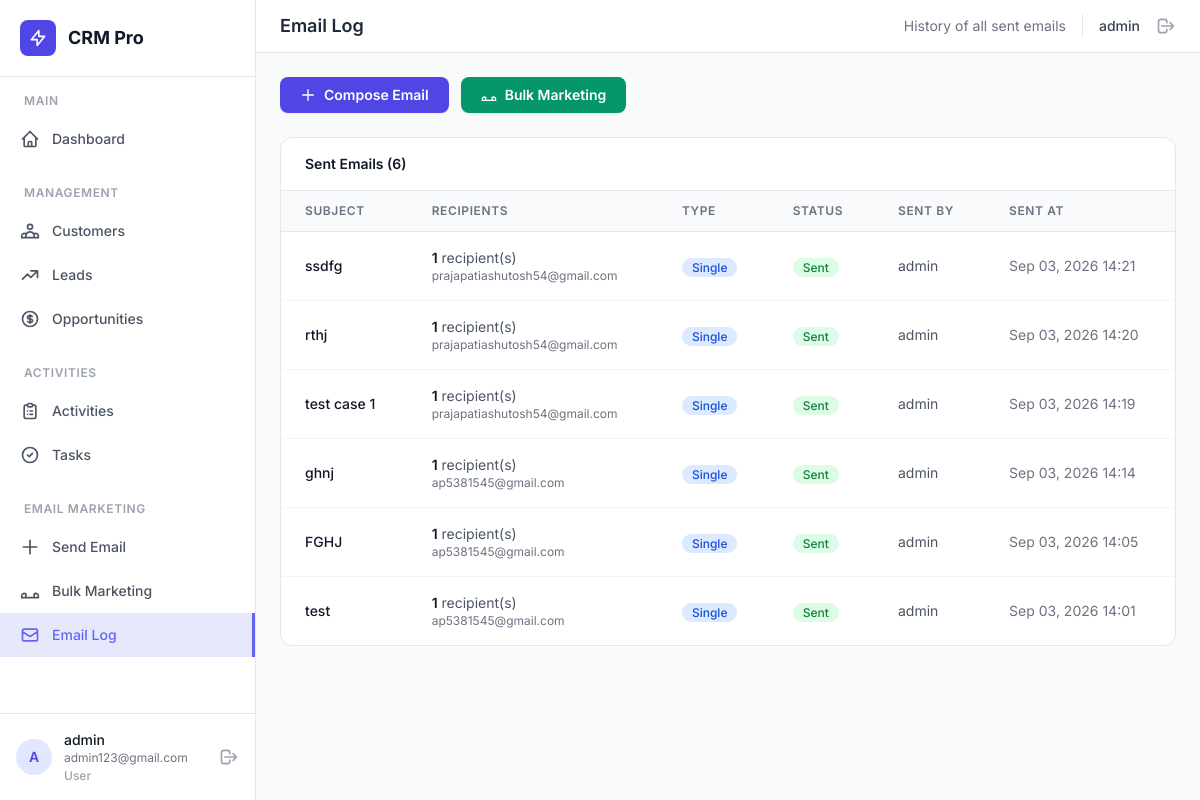
Page /crm/email/log/ (signed in) on the earlier database version.
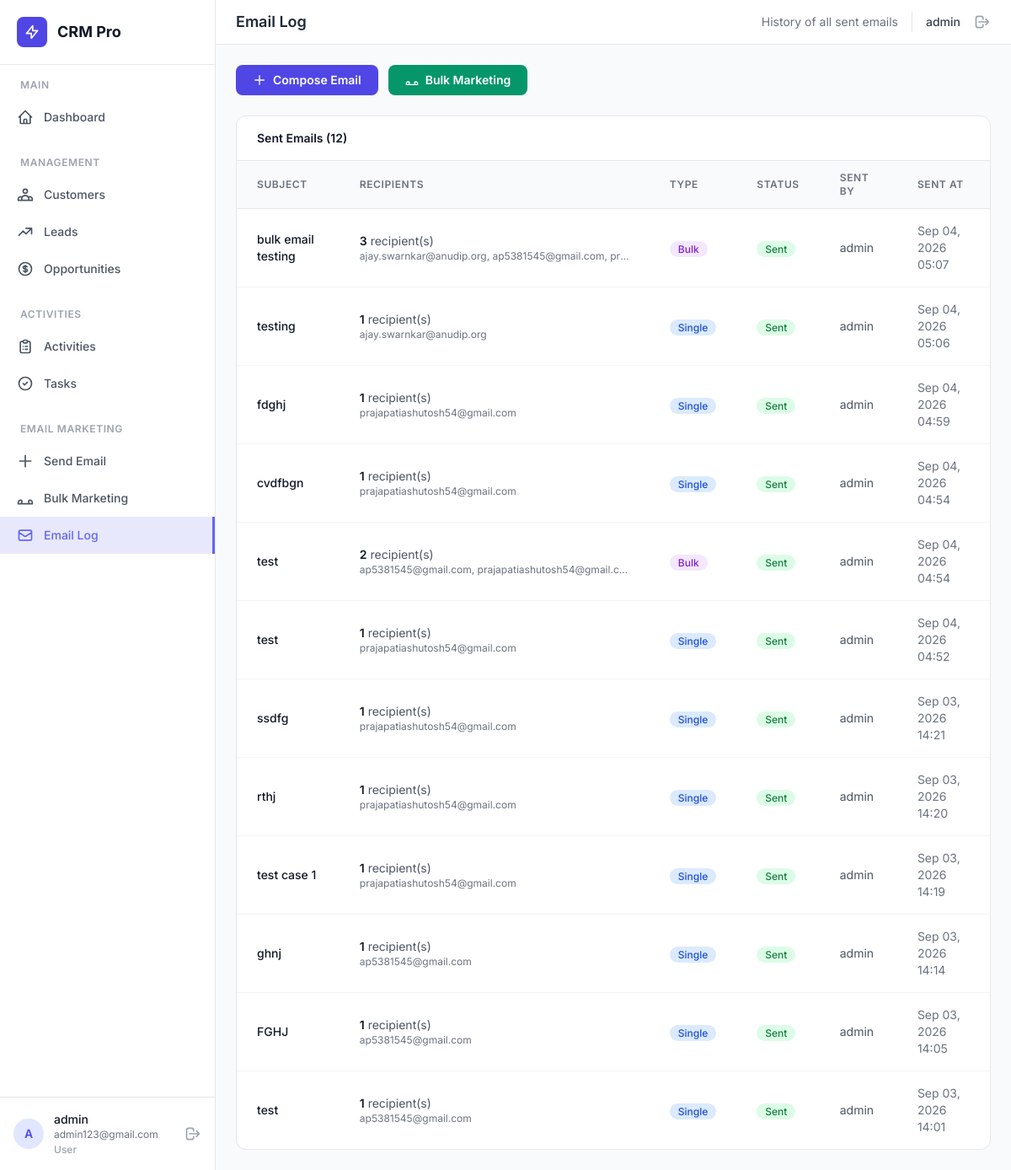
Same page on the later database version.
### user/models.py (models this page shows, shortened)
class User(models.Model):
    id = models.AutoField(primary_key=True)
    user_name = models.CharField(max_length=100, unique=True)
    password = models.CharField(max_length=256)
    email = models.EmailField(unique=True)
    is_active = models.BooleanField(default=True)
    is_admin = models.BooleanField(default=False)
    created_at = models.DateTimeField(auto_now_add=True)

class EmailLog(models.Model):
    id = models.AutoField(primary_key=True)
    subject = models.CharField(max_length=200)
    body = models.TextField()
    recipient_emails = models.TextField()
    recipient_count = models.PositiveIntegerField(default=0)
    sent_by = models.ForeignKey(
        User, on_delete=models.SET_NULL, null=True, blank=True
    )
    is_bulk = models.BooleanField(default=False)
    status = models.CharField(
        max_length=20,
        choices=[("Sent", "Sent"), ("Failed", "Failed")],
        default="Sent",
    )
    sent_at = models.DateTimeField(auto_now_add=True)

### user/views.py (the view)
# urls.py: path("email/log/", views.email_log, name="email_log"),
def email_log(request):
    current_user = _require_login(request)
    if not current_user:
        return redirect("login")
    logs = EmailLog.objects.all().order_by("-sent_at")
    if not current_user.is_admin:
        logs = logs.filter(sent_by=current_user)
    context = {
        "logs": logs,
        "current_user": current_user,
    }
    return render(request, "user/email_log.html", context)

### user/views.py (called while the page is built)
def _require_login(request):
    user_id = request.session.get("user_id")
    if not user_id:
        return None
    try:
        return User.objects.get(id=user_id)
    except User.DoesNotExist:
        return None

### user/templates/user/email_log.html (shortened to what this page needs)
{% extends "base.html" %}
{% load static %}
{% block page_title %}Email Log{% endblock %}
{% block page_subtitle %}History of all sent emails{% endblock %}
{% block content %}
<div class="flex flex-wrap gap-3 mb-6">
    <a href="{% url 'email_compose' %}" class="inline-flex items-center gap-2 bg-indigo-600 text-white px-5 py-2 rounded-lg text-sm font-semibold hover:bg-indigo-700 transition-colors shadow-sm">
        <svg class="w-4 h-4" fill="none" stroke="currentColor" viewBox="0 0 24 24"><path stroke-linecap="round" stroke-linejoin="round" stroke-width="2" d="M12 4v16m8-8H4"/></svg>
        Compose Email
    </a>
    <a href="{% url 'email_bulk' %}" class="inline-flex items-center gap-2 bg-emerald-600 text-white px-5 py-2 rounded-lg text-sm font-semibold hover:bg-emerald-700 transition-colors shadow-sm">
        <svg class="w-4 h-4" fill="none" stroke="currentColor" viewBox="0 0 24 24"><path stroke-linecap="round" stroke-linejoin="round" stroke-width="2" d="M17 20h5v-2a3 3 0 00-5.356-1.857M17 20H7m10 0v-2c0-.656-.126-1.283-.356-1.857M7 20H2v-2a3 3 0 015.356-1.857M7 20v-2c0-.656.126-1.283.356-1.857"/></svg>
        Bulk Marketing
    </a>
</div>
<div class="bg-white rounded-xl border border-gray-200 overflow-hidden">
    <div class="px-6 py-4 border-b border-gray-200">
        <h3 class="text-sm font-semibold text-gray-900">Sent Emails ({{ logs|length }})</h3>
    </div>
    <div class="overflow-x-auto">
        <table class="w-full">
            <thead class="bg-gray-50 border-b border-gray-200">
                <tr>
                    <th class="px-6 py-3 text-left text-xs font-semibold text-gray-500 uppercase tracking-wider">Subject</th>
                    <th class="px-6 py-3 text-left text-xs font-semibold text-gray-500 uppercase tracking-wider">Recipients</th>
                    <th class="px-6 py-3 text-left text-xs font-semibold text-gray-500 uppercase tracking-wider">Type</th>
                    <th class="px-6 py-3 text-left text-xs font-semibold text-gray-500 uppercase tracking-wider">Status</th>
                    <th class="px-6 py-3 text-left text-xs font-semibold text-gray-500 uppercase tracking-wider">Sent By</th>
                    <th class="px-6 py-3 text-left text-xs font-semibold text-gray-500 uppercase tracking-wider">Sent At</th>
                </tr>
            </thead>
            <tbody class="divide-y divide-gray-100">
                {% for log in logs %}
                <tr class="hover:bg-gray-50 transition-colors">
                    <td class="px-6 py-4 text-sm font-medium text-gray-900">{{ log.subject }}</td>
                    <td class="px-6 py-4 text-sm text-gray-600">
                        <span class="font-semibold text-gray-900">{{ log.recipient_count }}</span> recipient(s)
                        <p class="text-xs text-gray-500 max-w-xs truncate">{{ log.recipient_emails }}</p>
                    </td>
                    <td class="px-6 py-4">
                        <span class="px-2.5 py-0.5 text-xs font-medium rounded-full {% if log.is_bulk %}bg-purple-100 text-purple-700{% else %}bg-blue-100 text-blue-700{% endif %}">
                            {% if log.is_bulk %}Bulk{% else %}Single{% endif %}
                        </span>
                    </td>
                    <td class="px-6 py-4">
                        <span class="px-2.5 py-0.5 text-xs font-medium rounded-full {% if log.status == 'Sent' %}bg-green-100 text-green-700{% else %}bg-red-100 text-red-700{% endif %}">
                            {{ log.status }}
                        </span>
                    </td>
                    <td class="px-6 py-4 text-sm text-gray-600">{{ log.sent_by.user_name|default:"System" }}</td>
                    <td class="px-6 py-4 text-sm text-gray-500">{{ log.sent_at|date:"M d, Y H:i" }}</td>
                </tr>
                {% empty %}
                <tr>
                    <td colspan="6" class="px-6 py-12 text-center text-sm text-gray-500">No emails sent yet. Compose an email or launch a bulk campaign above.</td>
                </tr>
                {% endfor %}
            </tbody>
        </table>
    </div>
</div>
{% endblock %}

### user/templates/base.html (shortened to what this page needs)
<!DOCTYPE html>
<html lang="en">
<head>
    <script src="https://cdn.tailwindcss.com"></script>
</head>
<body class="bg-gray-50 text-gray-900">
    <div class="flex min-h-screen">
        <aside id="sidebar" class="w-64 bg-white border-r border-gray-200 flex flex-col fixed h-full z-30 transition-transform duration-300">
            <div class="p-5 border-b border-gray-200">
                <div class="flex items-center gap-3">
                    <div class="w-9 h-9 bg-indigo-600 rounded-lg flex items-center justify-center">
                        <svg class="w-5 h-5 text-white" fill="none" stroke="currentColor" viewBox="0 0 24 24">
                            <path stroke-linecap="round" stroke-linejoin="round" stroke-width="2" d="M13 10V3L4 14h7v7l9-11h-7z"/>
                        </svg>
                    </div>
                    <span class="text-lg font-bold text-gray-900">CRM Pro</span>
                </div>
            </div>
            <nav class="flex-1 py-4 overflow-y-auto">
                <div class="px-3 mb-2">
                    <p class="text-xs font-semibold text-gray-400 uppercase tracking-wider px-3 mb-2">Main</p>
                </div>
                <a href="{% url 'user_home' %}" class="sidebar-link flex items-center gap-3 px-5 py-3 text-sm font-medium text-gray-600 {% if request.resolver_match.url_name == 'user_home' %}active{% endif %}">
                    <svg class="w-5 h-5" fill="none" stroke="currentColor" viewBox="0 0 24 24"><path stroke-linecap="round" stroke-linejoin="round" stroke-width="2" d="M3 12l2-2m0 0l7-7 7 7M5 10v10a1 1 0 001 1h3m10-11l2 2m-2-2v10a1 1 0 01-1 1h-3m-6 0a1 1 0 001-1v-4a1 1 0 011-1h2a1 1 0 011 1v4a1 1 0 001 1m-6 0h6"/></svg>
                    Dashboard
                </a>
                <div class="px-3 mt-6 mb-2">
                    <p class="text-xs font-semibold text-gray-400 uppercase tracking-wider px-3 mb-2">Management</p>
                </div>
                <a href="{% url 'customer_list' %}" class="sidebar-link flex items-center gap-3 px-5 py-3 text-sm font-medium text-gray-600 {% if request.resolver_match.url_name == 'customer_list' %}active{% endif %}">
                    Customers
                </a>
                <a href="{% url 'lead_list' %}" class="sidebar-link flex items-center gap-3 px-5 py-3 text-sm font-medium text-gray-600 {% if request.resolver_match.url_name == 'lead_list' %}active{% endif %}">
                    <svg class="w-5 h-5" fill="none" stroke="currentColor" viewBox="0 0 24 24"><path stroke-linecap="round" stroke-linejoin="round" stroke-width="2" d="M13 7h8m0 0v8m0-8l-8 8-4-4-6 6"/></svg>
                    Leads
                </a>
                <a href="{% url 'opportunity_list' %}" class="sidebar-link flex items-center gap-3 px-5 py-3 text-sm font-medium text-gray-600 {% if request.resolver_match.url_name == 'opportunity_list' %}active{% endif %}">
                    Opportunities
                </a>
                <div class="px-3 mt-6 mb-2">
                    <p class="text-xs font-semibold text-gray-400 uppercase tracking-wider px-3 mb-2">Activities</p>
                </div>
                <a href="{% url 'activity_list' %}" class="sidebar-link flex items-center gap-3 px-5 py-3 text-sm font-medium text-gray-600 {% if request.resolver_match.url_name == 'activity_list' %}active{% endif %}">
                    <svg class="w-5 h-5" fill="none" stroke="currentColor" viewBox="0 0 24 24"><path stroke-linecap="round" stroke-linejoin="round" stroke-width="2" d="M9 5H7a2 2 0 00-2 2v12a2 2 0 002 2h10a2 2 0 002-2V7a2 2 0 00-2-2h-2M9 5a2 2 0 002 2h2a2 2 0 002-2M9 5a2 2 0 012-2h2a2 2 0 012 2m-3 7h3m-3 4h3m-6-4h.01M9 16h.01"/></svg>
                    Activities
                </a>
                <a href="{% url 'task_list' %}" class="sidebar-link flex items-center gap-3 px-5 py-3 text-sm font-medium text-gray-600 {% if request.resolver_match.url_name == 'task_list' %}active{% endif %}">
                    <svg class="w-5 h-5" fill="none" stroke="currentColor" viewBox="0 0 24 24"><path stroke-linecap="round" stroke-linejoin="round" stroke-width="2" d="M9 12l2 2 4-4m6 2a9 9 0 11-18 0 9 9 0 0118 0z"/></svg>
                    Tasks
                </a>
                <div class="px-3 mt-6 mb-2">
                    <p class="text-xs font-semibold text-gray-400 uppercase tracking-wider px-3 mb-2">Email Marketing</p>
                </div>
                <a href="{% url 'email_compose' %}" class="sidebar-link flex items-center gap-3 px-5 py-3 text-sm font-medium text-gray-600 {% if request.resolver_match.url_name == 'email_compose' %}active{% endif %}">
                    <svg class="w-5 h-5" fill="none" stroke="currentColor" viewBox="0 0 24 24"><path stroke-linecap="round" stroke-linejoin="round" stroke-width="2" d="M12 4v16m8-8H4"/></svg>
                    Send Email
                </a>
                <a href="{% url 'email_bulk' %}" class="sidebar-link flex items-center gap-3 px-5 py-3 text-sm font-medium text-gray-600 {% if request.resolver_match.url_name == 'email_bulk' %}active{% endif %}">
                    <svg class="w-5 h-5" fill="none" stroke="currentColor" viewBox="0 0 24 24"><path stroke-linecap="round" stroke-linejoin="round" stroke-width="2" d="M17 20h5v-2a3 3 0 00-5.356-1.857M17 20H7m10 0v-2c0-.656-.126-1.283-.356-1.857M7 20H2v-2a3 3 0 015.356-1.857M7 20v-2c0-.656.126-1.283.356-1.857"/></svg>
                    Bulk Marketing
                </a>
                <a href="{% url 'email_log' %}" class="sidebar-link flex items-center gap-3 px-5 py-3 text-sm font-medium text-gray-600 {% if request.resolver_match.url_name == 'email_log' %}active{% endif %}">
                    <svg class="w-5 h-5" fill="none" stroke="currentColor" viewBox="0 0 24 24"><path stroke-linecap="round" stroke-linejoin="round" stroke-width="2" d="M3 8l7.89 5.26a2 2 0 002.22 0L21 8M5 19h14a2 2 0 002-2V7a2 2 0 00-2-2H5a2 2 0 00-2 2v10a2 2 0 002 2z"/></svg>
                    Email Log
                </a>
            </nav>
            <div class="p-4 border-t border-gray-200">
                <div class="flex items-center gap-3">
                    <div class="w-9 h-9 bg-indigo-100 rounded-full flex items-center justify-center">
                        <span class="text-sm font-semibold text-indigo-600">{{ current_user.user_name|first|upper }}</span>
                    </div>
                    <div class="flex-1 min-w-0">
                        <p class="text-sm font-medium text-gray-900 truncate">{{ current_user.user_name }}</p>
                        <p class="text-xs text-gray-500 truncate">{{ current_user.email }}</p>
                        <p class="text-xs mt-0.5 font-medium {% if current_user.is_admin %}text-indigo-600{% else %}text-gray-400{% endif %}">
                            {% if current_user.is_admin %}Admin{% else %}User{% endif %}
                        </p>
                    </div>
                    <a href="{% url 'logout' %}" class="text-gray-400 hover:text-red-500 transition-colors" title="Logout">
                        <svg class="w-5 h-5" fill="none" stroke="currentColor" viewBox="0 0 24 24"><path stroke-linecap="round" stroke-linejoin="round" stroke-width="2" d="M17 16l4-4m0 0l-4-4m4 4H7m6 4v1a3 3 0 01-3 3H6a3 3 0 01-3-3V7a3 3 0 013-3h4a3 3 0 013 3v1"/></svg>
                    </a>
                </div>
            </div>
        </aside>
        <div class="flex-1 ml-64">
            <header class="bg-white border-b border-gray-200 px-6 py-3 sticky top-0 z-10">
                <div class="flex items-center justify-between">
                    <div class="flex items-center gap-4">
                        <h1 class="text-lg font-semibold text-gray-800">{% block page_title %}Dashboard{% endblock %}</h1>
                    </div>
                    <div class="flex items-center gap-4">
                        <span class="text-sm text-gray-500">{% block page_subtitle %}{% endblock %}</span>
                        <span class="text-sm font-medium text-gray-700">{{ current_user.user_name }}</span>
                        <a href="{% url 'logout' %}" class="text-gray-400 hover:text-red-500 transition-colors" title="Sign Out">
                            <svg class="w-5 h-5" fill="none" stroke="currentColor" viewBox="0 0 24 24"><path stroke-linecap="round" stroke-linejoin="round" stroke-width="2" d="M17 16l4-4m0 0l-4-4m4 4H7m6 4v1a3 3 0 01-3 3H6a3 3 0 01-3-3V7a3 3 0 013-3h4a3 3 0 013 3v1"/></svg>
                        </a>
                    </div>
                </div>
            </header>
            <main class="p-6">
                {% block content %}{% endblock %}
            </main>
        </div>
    </div>
</body>
</html>

### user/templates/base.html (style rules this page uses)
body { font-family: 'Inter', sans-serif; }
.sidebar-link.active { background: rgba(99, 102, 241, 0.15); color: #6366f1; border-right: 3px solid #6366f1; }

Differences in the rows shown:
added EmailLog: subject "bulk email testing", recipient_count "3", recipient_emails "ajay.swarnkar@anudip.org, ap5381545@gmail.com, pr…", is_bulk "Bulk", status "Sent", sent_by.user_name "admin", sent_at "Sep 04, 2026 05:07"
added EmailLog: subject "testing", recipient_count "1", recipient_emails "ajay.swarnkar@anudip.org", is_bulk "Single", status "Sent", sent_by.user_name "admin", sent_at "Sep 04, 2026 05:06"
added EmailLog: subject "fdghj", recipient_count "1", recipient_emails "prajapatiashutosh54@gmail.com", is_bulk "Single", status "Sent", sent_by.user_name "admin", sent_at "Sep 04, 2026 04:59"
added EmailLog: subject "cvdfbgn", recipient_count "1", recipient_emails "prajapatiashutosh54@gmail.com", is_bulk "Single", status "Sent", sent_by.user_name "admin", sent_at "Sep 04, 2026 04:54"
added EmailLog: subject "test", recipient_count "2", recipient_emails "ap5381545@gmail.com, prajapatiashutosh54@gmail.c…", is_bulk "Bulk", status "Sent", sent_by.user_name "admin", sent_at "Sep 04, 2026 04:54"
added EmailLog: subject "test", recipient_count "1", recipient_emails "prajapatiashutosh54@gmail.com", is_bulk "Single", status "Sent", sent_by.user_name "admin", sent_at "Sep 04, 2026 04:52"
Other differences:
{{ logs|length }}: "6" → "12"
